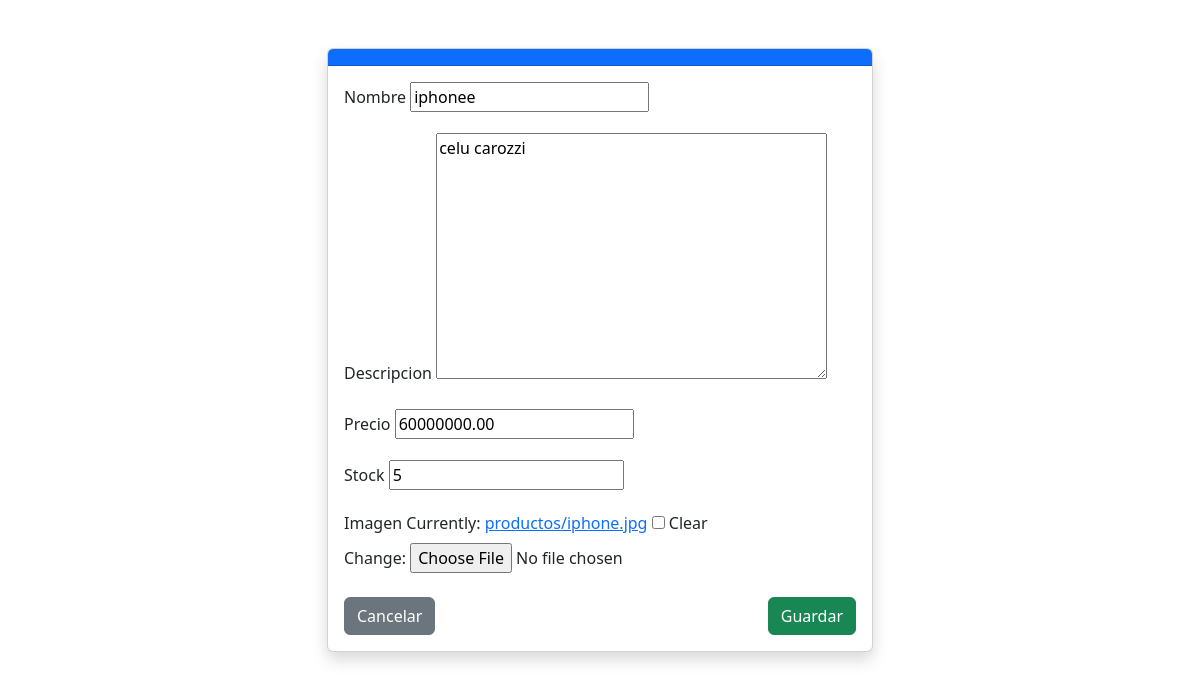
The app's page /productos/producto/actualizacion/4 with its own data.
### mi_app/models.py (models this page shows, shortened)
class Producto(models.Model):
    nombre = models.CharField("nombre", max_length=50)
    descripcion = models.TextField("descripcion")
    precio = models.DecimalField("precio", max_digits=10, decimal_places=2)
    stock = models.PositiveBigIntegerField("stock", default=0)
    creado = models.DateTimeField("creado", auto_now_add=True)
    actualizado = models.DateTimeField("actualizado", auto_now=True)
    imagen = models.ImageField("imagen", upload_to='productos/', blank=True, null=True)

### mi_app/views.py (the view)
# urls.py: path("producto/actualizacion/<int:pk>", ProductoUpdateView.as_view(),name="update_productos"),
class ProductoUpdateView(UpdateView):
    model = Producto
    template_name = "productos/producto_form.html"
    fields = ["nombre", "descripcion", "precio", "stock", "imagen"]
    success_url = reverse_lazy("lista_productos")

### templates/productos/producto_form.html (shortened to what this page needs)
<!DOCTYPE html>
<html lang="en">
<head>
  <link href="https://cdn.jsdelivr.net/npm/bootstrap@5.3.7/dist/css/bootstrap.min.css" rel="stylesheet">
</head>
<body>
  <div class="container py-5">
    <div class="row justify-content-center">
      <div class="col-12 col-md-8 col-lg-6">
        <div class="card shadow">
          <div class="card-header bg-primary text-white">
          </div>
          <div class="card-body">
            <form method="post" enctype="multipart/form-data">
              {% for field in form %}
                <div class="mb-3">
                  <label class="form-label">{{ field.label }}</label>
                  {{ field }}
                </div>
              {% endfor %}
              <div class="d-flex justify-content-between mt-4">
                <a href="{% url 'lista_productos' %}" class="btn btn-secondary">Cancelar</a>
                <button type="submit" class="btn btn-success">Guardar</button>
              </div>
            </form>
          </div>
        </div>
      </div>
    </div>
  </div>
</body>
</html>

### records on screen
Producto: form "iphonee" "celu carozzi" "60000000.00" "5"

### other values on screen
{{ field.label }} "Nombre" "Descripcion" "Precio" "Stock" "Imagen"
